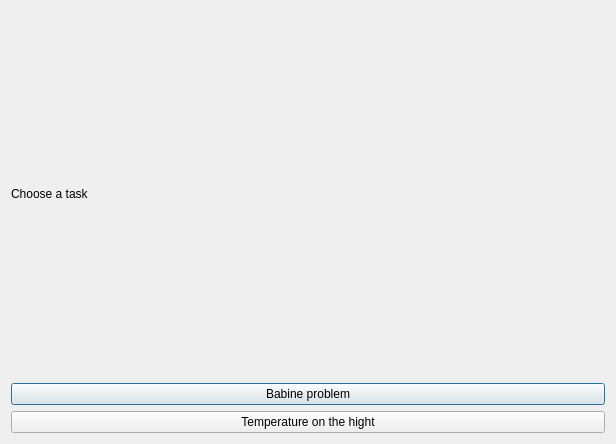
<?xml version="1.0" encoding="UTF-8"?>
<ui version="4.0">
 <class>Atmosphere</class>
 <widget class="QDialog" name="Atmosphere">
  <property name="geometry">
   <rect>
    <x>0</x>
    <y>0</y>
    <width>616</width>
    <height>444</height>
   </rect>
  </property>
  <property name="windowTitle">
   <string>Atmosphere</string>
  </property>
  <layout class="QVBoxLayout" name="verticalLayout">
   <item>
    <widget class="QLabel" name="label">
     <property name="text">
      <string>Choose a task</string>
     </property>
    </widget>
   </item>
   <item>
    <widget class="QPushButton" name="BabineProblem">
     <property name="text">
      <string>Babine problem</string>
     </property>
    </widget>
   </item>
   <item>
    <widget class="QPushButton" name="Temperature_on_the_hight">
     <property name="text">
      <string>Temperature on the hight</string>
     </property>
    </widget>
   </item>
  </layout>
 </widget>
 <resources/>
 <connections/>
</ui>
